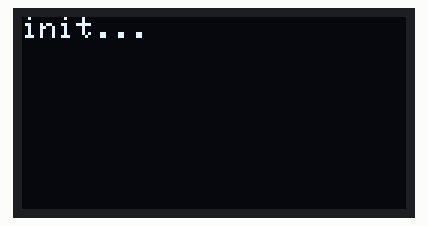
Recording of a sketch running on a simulated ESP8266 (NodeMCU). Parts: 128×64 one-colour display. WiFi joins after 1.5 s; servers stay silent unless stated; uploads are accepted with an empty reply; what the sketch prints to the serial monitor is not drawn.

Above: at 0.06 s.
At 1.2 s:
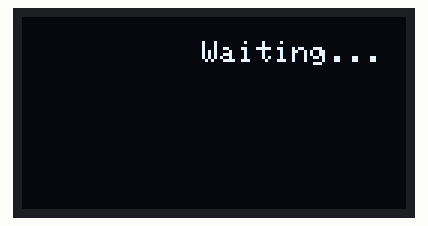
At 2.2 s:
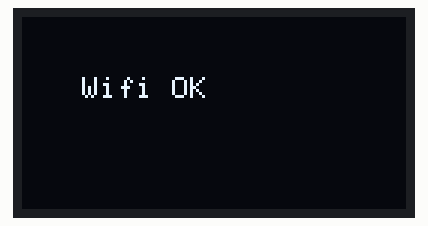

The sketch:

https_oled.ino
```cpp
#include <ESP8266WiFi.h>
#include <ESP8266HTTPClient.h>
#include <WiFiClientSecure.h>
#include <Wire.h>
#include <Adafruit_GFX.h>
#include <Adafruit_SSD1306.h>
#include <ArduinoJson.h>

#define SCREEN_WIDTH 128
#define SCREEN_HEIGHT 64

Adafruit_SSD1306 display(SCREEN_WIDTH, SCREEN_HEIGHT, &Wire, -1);

// 设置wifi接入信息(请根据您的WiFi信息进行修改)
const char* ssid = "xinyu";
const char* password = "jiubugaosuni1";
//const char* host = "devapi.qweather.com";
const char* host = "api.seniverse.com";
// 和风天气
//const char fingerprint[] PROGMEM = "F5 D5 33 D8 DA 35 EB E8 B0 FB F5 D5 B9 53 0B 82 E7 5C 0C AD";
// 心知天气
const char fingerprint[] PROGMEM = "A3 8E 27 11 BE F6 D0 2A 6E 77 CC 2D 48 AF 94 F5 CC 55 76 76";
const int httpsPort = 443;

void setup() {
  //初始化串口设置
  Serial.begin(115200);

  if(!display.begin(SSD1306_SWITCHCAPVCC, 0x3C)) {
    Serial.println(F("SSD1306 allocation failed"));
    for(;;);
  }
  display.clearDisplay();
  display.setTextColor(WHITE);
  display.setTextSize(1);
  display.println("init...");
  display.display();

  //设置ESP8266工作模式为无线终端模式
  WiFi.mode(WIFI_STA);

  //开始连接wifi
  WiFi.begin(ssid, password);

  //等待WiFi连接,连接成功打印IP
  while (WiFi.status() != WL_CONNECTED) {
    display.clearDisplay();
    display.print("Waiting...");
    display.display();
    delay(1000);
    Serial.println("Waiting...");
  }

  display.clearDisplay();
  display.setCursor(20, 20); // left up
  display.print("Wifi OK");
  display.display();

  Serial.println("");
  Serial.print("WiFi Connected!");

  httpClientRequest();
}

void loop() {}

// 发送HTTP请求并且将服务器响应通过串口输出
void httpClientRequest(){

  WiFiClientSecure httpsClient;

  Serial.println(host);
  Serial.println(fingerprint);

  httpsClient.setFingerprint(fingerprint);
  httpsClient.setTimeout(15000);
  delay(1000);

  Serial.println("HTTPS Connecting");
  int r = 0;
  while((!httpsClient.connect(host, httpsPort)) && (r < 30)){
    delay(100);
    Serial.print(".");
    r++;
  }
  if(r==30) {
    Serial.println("Connection failed");
  }
  else {
    Serial.println("Connected to web");
  }

//  String query_string = "/v7/weather/3d?location=101010100&key=829341ad458a4b9db1a54035ec4226f2";
  String query_string = "/v3/weather/daily.json?key=SwIq-1zEefmbkkHCr&location=beijing&language=en&unit=c&start=0&days=5";

  Serial.print("requesting URL: ");
  Serial.println(host+query_string);

  httpsClient.print(String("GET ") + query_string + " HTTP/1.1\r\n" +
               "Host: " + host + "\r\n" +
               "Connection: close\r\n\r\n");

  Serial.println("request sent");

  while (httpsClient.connected()) {
    String line = httpsClient.readStringUntil('\n');
    if (line == "\r") {
      Serial.println("headers received");
      break;
    }
  }

  Serial.println("resp is:");
  Serial.println("==========");

  String line;
  DynamicJsonDocument doc(1024);
  while(httpsClient.available()){
    line = httpsClient.readStringUntil('\n');  //Read Line by Line
    Serial.println(line); //Print response

    deserializeJson(doc, line);
    String loc_name = doc["results"][0]["location"]["name"];
    String date = doc["results"][0]["daily"][1]["date"];
    String text_day = doc["results"][0]["daily"][1]["text_day"];
    String high = doc["results"][0]["daily"][1]["high"];
    String low = doc["results"][0]["daily"][1]["low"];

    Serial.println(loc_name);
    Serial.println(text_day);
    Serial.println(high);
    Serial.println(low);

    display.clearDisplay();
    display.setCursor(0, 0);
    display.println(date);
    display.setCursor(10, 20);
    display.println("wea: " + text_day);
    display.setCursor(10, 30);
    display.println("temp: " + low + " - " + high);
    display.display();
  }

//  while (httpsClient.available()) {
//    char ch = static_cast<char>(httpsClient.read());
//    Serial.print(ch);
//  }

  Serial.println("==========");
  Serial.println("closing connection");

  delay(5000);  //GET Data at every 5 seconds
}
```

Measured:
- what the display in image 1 shows lasts 1.0 s, from 1.1 s to 2.1 s
